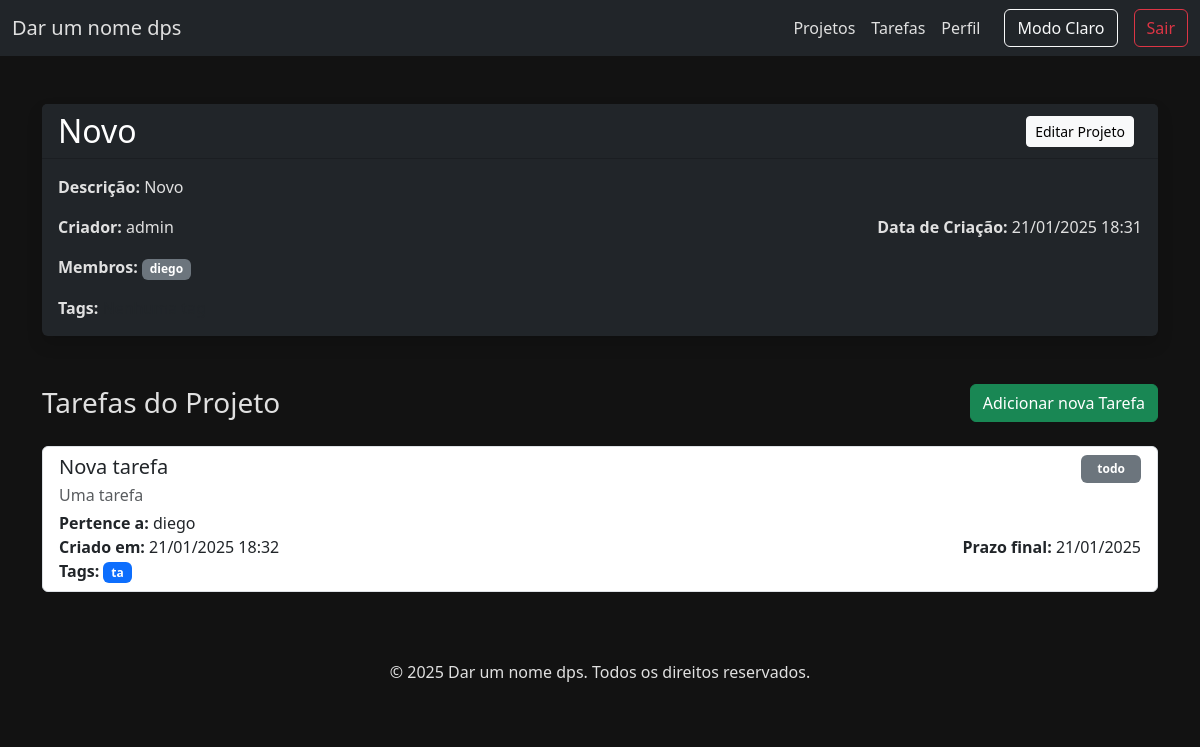
The page /projetos/detalhes/63 (signed in) on the database as committed earlier.
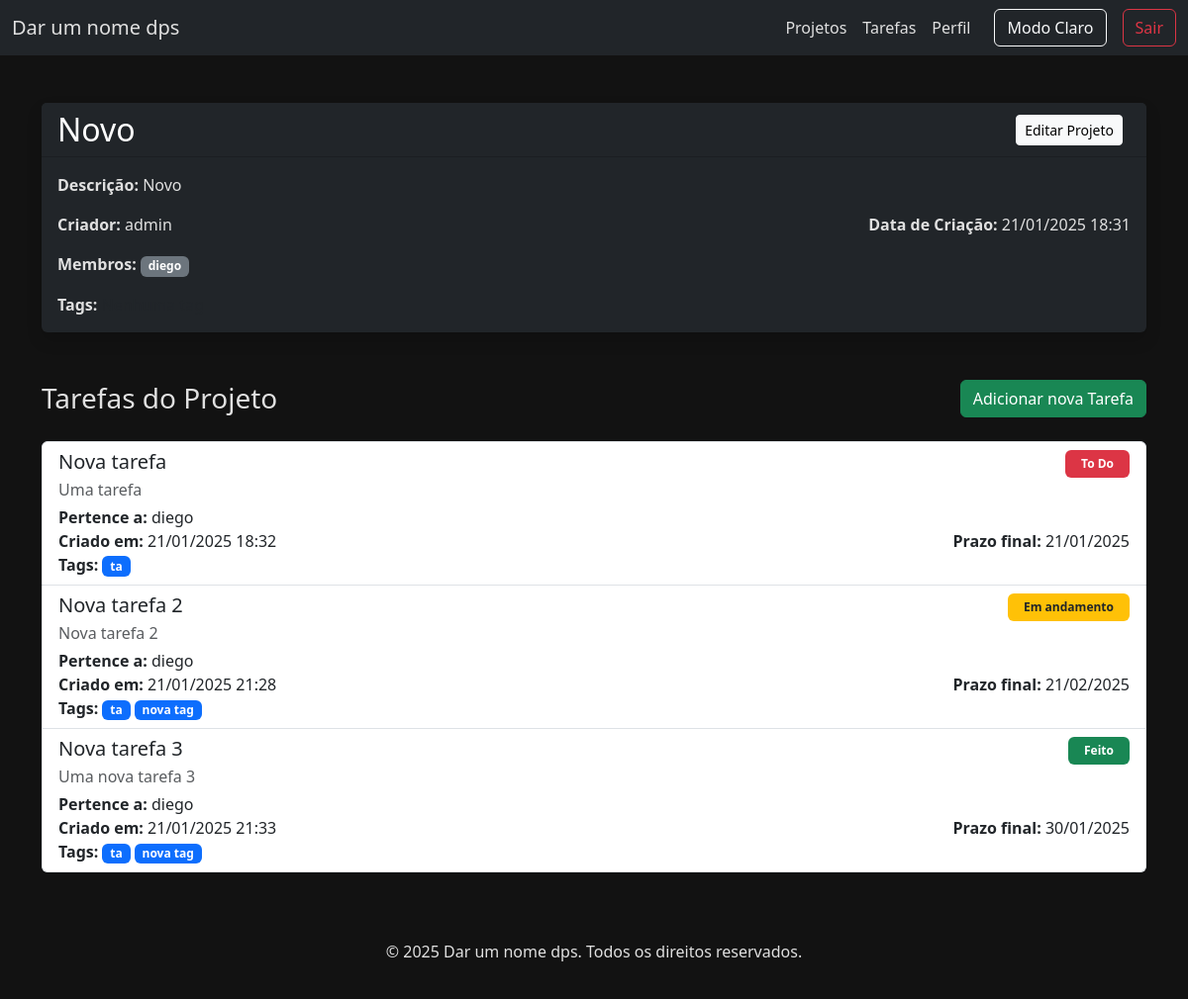
The same page on the database as committed later.
### controle_tarefa/models.py (models this page shows, shortened)
class Projeto(models.Model):
    nome = models.CharField(max_length=200)
    descricao = models.TextField(blank=True, null=True)
    criador = models.ForeignKey(User, on_delete=models.CASCADE, related_name='projetos_criados')
    membros = models.ManyToManyField(User, related_name='projetos', blank=True)
    data_criacao = models.DateTimeField(auto_now_add=True)
    tags = models.ManyToManyField(Tag, related_name='projetos', blank=True)

class Tarefa(models.Model):
    STATUS = [
        ('To Do', 'todo'),
        ('Em andamento', 'em_andamento'),
        ('Feito', 'feito'),
    ]
    titulo = models.CharField(max_length=200)
    descricao = models.TextField(blank=True, null=True)
    projeto = models.ForeignKey(Projeto, on_delete=models.CASCADE, related_name='tarefas')
    atribuido_a = models.ForeignKey(User, on_delete=models.SET_NULL, null=True, blank=True, related_name='tarefas')
    status = models.CharField(max_length=20, choices=STATUS, default='todo')
    data_criacao = models.DateTimeField(auto_now_add=True)
    data_prazo_final = models.DateField(null=True, blank=True)
    tags = models.ManyToManyField(Tag, related_name='tarefas', blank=True)

class Tag(models.Model):
    nome = models.CharField(max_length=50, unique=True)

### controle_tarefa/views.py (the view)
# urls.py: path('projetos/detalhes/<int:id>', views.projeto_detalhes, name='projeto_detalhes'),
@login_required(login_url='/auth/login')
def projeto_detalhes(request, id):
    projeto = Projeto.objects.get(id=id)
    tarefas_do_projeto = Tarefa.objects.filter(projeto=projeto)
    return render(request, 'projeto_detalhes.html', {'projeto': projeto, 'tarefas_do_projeto': tarefas_do_projeto})

### controle_tarefa/templates/projeto_detalhes.html
{% extends 'base.html' %}
{% block content %}
<div class="container my-5">
    <div class="card shadow mb-5">
        <div class="card-header bg-dark text-white d-flex justify-content-between align-items-center">
            <h2 class="mb-0 text-light-gray">{{ projeto.nome }}</h2>
            <div>
                <a href="{% url 'projeto_alterar' projeto.id %}" class="btn btn-light btn-sm me-2">Editar Projeto</a>
            </div>
        </div>
        <div class="card-body">
            <p class="mb-3"><strong>Descrição:</strong> {{ projeto.descricao }}</p>
            <div class="d-flex justify-content-between">
                <p class="mb-3"><strong>Criador:</strong> {{ projeto.criador.username }}</p>
                <p class="mb-3"><strong>Data de Criação:</strong> {{ projeto.data_criacao|date:"d/m/Y H:i" }}</p>
            </div>
            <p class="mb-3"><strong>Membros:</strong>
                {% for membro in projeto.membros.all %}
                    <span class="badge bg-secondary">{{ membro.username }}</span>
                {% empty %}
                    <span class="text-muted">Nenhum membro</span>
                {% endfor %}
            </p>
            <p class="mb-0"><strong>Tags:</strong>
                {% for tag in projeto.tags.all %}
                    <span class="badge bg-primary">{{ tag.nome }}</span>
                {% empty %}
                    <span class="text-muted">Nenhuma tag</span>
                {% endfor %}
            </p>
        </div>
    </div>
    <div class="d-flex justify-content-between align-items-center mb-4">
        <h3 class="mb-0">Tarefas do Projeto</h3>
        <a href="{% url 'tarefa_adicionar' projeto.id %}" class="btn btn-success">Adicionar nova Tarefa</a>
    </div>
    {% if tarefas_do_projeto %}
        <ul class="list-group">
            {% for tarefa in tarefas_do_projeto %}
                <li class="list-group-item">
                    <div class="d-flex justify-content-between align-items-center">
                        <h5 class="mb-1">{{ tarefa.titulo }}</h5>
                        <span class="badge {% if tarefa.status == 'Feito' %}bg-success{% elif tarefa.status == 'Em andamento' %}bg-warning text-dark{% elif tarefa.status == 'To Do' %}bg-danger{% else %}bg-secondary{% endif %} px-3 py-2">
                            {{ tarefa.status }}
                        </span>
                    </div>
                    <p class="mb-1 text-muted">{{ tarefa.descricao }}</p>
                    <p class="mb-0">
                        <strong>Pertence a:</strong>
                        {% if tarefa.atribuido_a %}
                            {{ tarefa.atribuido_a }}
                        {% else %}
                            <span class="text-muted">Sem atribuição</span>
                        {% endif %}
                    </p>
                    <div class="d-flex justify-content-between">
                        <span><strong>Criado em:</strong> {{ tarefa.data_criacao|date:"d/m/Y H:i" }}</span>
                        <span class="ms-auto"><strong>Prazo final:</strong> {{ tarefa.data_prazo_final|date:"d/m/Y" }}</span>
                    </div>
                    <p class="mb-0">
                        <strong>Tags:</strong>
                        {% for tag in tarefa.tags.all %}
                            <span class="badge bg-primary">{{ tag.nome }}</span>
                        {% empty %}
                            <span class="text-muted">Nenhuma tag</span>
                        {% endfor %}
                    </p>
                </li>
            {% endfor %}
        </ul>
    {% else %}
        <p class="text-muted">Este projeto ainda não possui tarefas.</p>
    {% endif %}
</div>
{% endblock %}

### controle_tarefa/templates/base.html (shortened to what this page needs)
{% load static %}
<!DOCTYPE html>
<html lang="pt-br"></html>
<head>
    <link href="https://cdn.jsdelivr.net/npm/bootstrap@5.3.0-alpha1/dist/css/bootstrap.min.css" rel="stylesheet">
    <link rel="stylesheet" href="{% static 'styles.css' %}">
</head>
<body>
    <nav class="navbar navbar-expand-lg">
        <div class="container-fluid">
            <a class="navbar-brand" href="#">Dar um nome dps</a>
            <div class="collapse navbar-collapse" id="navbarNav">
                <ul class="navbar-nav ms-auto">
                    <li class="nav-item">
                        <a class="nav-link" href="{% url 'projetos' %}">Projetos</a>
                    </li>
                    <li class="nav-item">
                        <a class="nav-link" href="{% url 'tarefas' %}">Tarefas</a>
                    </li>
                    <li class="nav-item">
                        <a class="nav-link" href="#">Perfil</a>
                    </li>
                </ul>
                <button id="toggleTheme" class="btn btn-outline-light ms-3">Modo Claro</button>
                {% if user.is_authenticated %}
                <a href="{% url 'logout' %}" class="btn btn-outline-danger ms-3">Sair</a>
                {% endif %}
            </div>
        </div>
    </nav>
    {% block content %}
    {% endblock %}
    <footer class="footer">
        <div class="container">
            <p>&copy; 2025 Dar um nome dps. Todos os direitos reservados.</p>
        </div>
    </footer>
</body>
</html>

### staticfiles/styles.css (style rules this page uses)
:root { --bg-color-dark: #121212; --text-color-dark: #e0e0e0; --navbar-color-dark: #212529; --card-bg-color-dark: #212529; --bg-color-light: #f8f9fa; --text-color-light: #212529; --navbar-color-light: #e9ecef; --card-bg-color-light: #ffffff; }
body { background-color: var(--bg-color-dark); color: var(--text-color-dark); transition: background-color 0.3s, color 0.3s; }
.navbar { background-color: var(--navbar-color-dark); transition: background-color 0.3s; }
.navbar-brand, .nav-link { color: var(--text-color-dark) !important; transition: color 0.3s; }
.footer { background-color: var(--bg-color-dark); color: var(--text-color-dark); padding: 20px 0; text-align: center; }
.card { background-color: var(--card-bg-color-dark); border: none; box-shadow: 0 4px 6px rgba(0, 0, 0, 0.1); margin-bottom: 1.5rem; color: var(--text-color-dark); }

Rows that differ between the two databases and show on the page:
changed Tarefa "Nova tarefa": status "todo" → "To Do"
added Tarefa: titulo "Nova tarefa 2", status "Em andamento", descricao "Nova tarefa 2", atribuido_a "diego", data_criacao "21/01/2025 21:28", data_prazo_final "21/02/2025", Tag (nome "ta")
now on this page (row unchanged): Tag: nome "nova tag"
added Tarefa: titulo "Nova tarefa 3", status "Feito", descricao "Uma nova tarefa 3", atribuido_a "diego", data_criacao "21/01/2025 21:33", data_prazo_final "30/01/2025", Tag (nome "ta")
